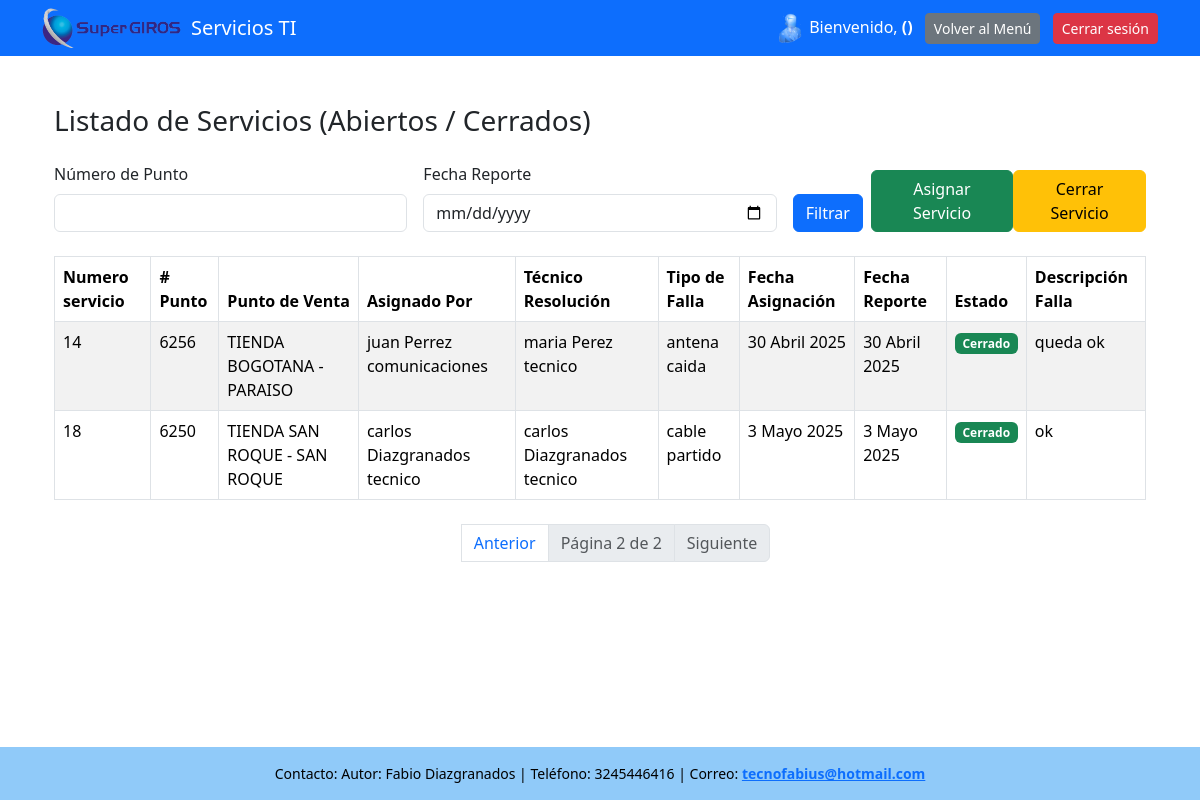
Before: /servicios/?page=2 (signed in) with the older database file.
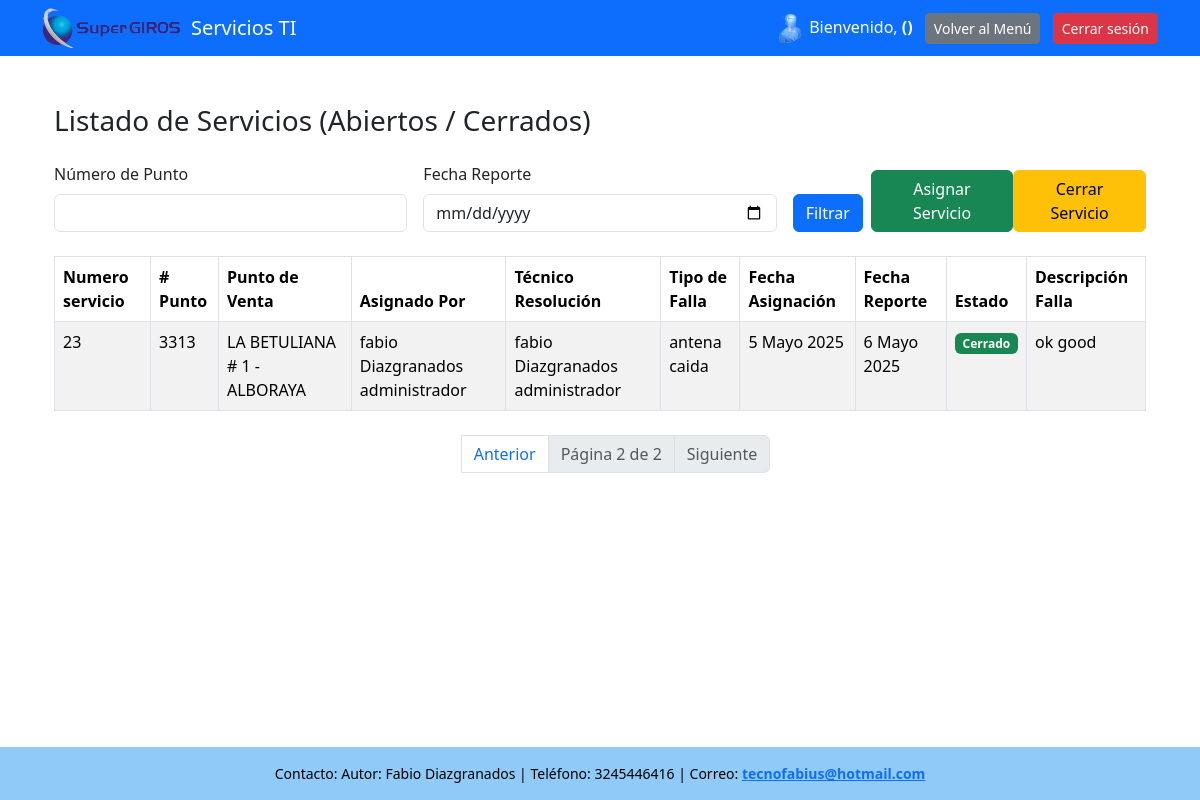
After: the same page with the newer database file.
### servicios_ti/models.py (models this page shows, shortened)
class Usuario(models.Model):
    ROLES = [
        ('administrador', 'Administrador'),
        ('tecnico', 'Técnico'),
        ('comunicaciones', 'Comunicaciones')
    ]
    nombre_usuario= models.CharField(max_length=100)
    apellido = models.CharField(max_length=100)
    rol = models.CharField(max_length=50, choices=ROLES)
    password_usuario = models.CharField(max_length=20)
    email = models.EmailField('correo electrónico', unique=True)
    USERNAME_FIELD = 'nombre_usuario'
    REQUIRED_FIELDS = ['username', 'nombre_completo', 'rol']
    def __str__(self):
        return f"{self.nombre_usuario} {self.apellido} {self.rol}"

class PuntoVenta(models.Model):
    objects = None
    MODALIDAD = [
        ('local', 'Local'),
        ('compumovil', 'Compumovil'),
    ]
    numero_punto = models.PositiveIntegerField(unique=True)
    nombre = models.CharField(max_length=255)
    direccion = models.CharField(max_length=255)
    modalidad = models.CharField(max_length=25, choices=MODALIDAD)
    rango_valor = models.PositiveIntegerField()
    zona = models.ForeignKey(Zona, on_delete=models.CASCADE)  # Relación nueva con Zona

class AsignacionServicio(models.Model):
    ESTADO = [
        ('pendiente', 'Pendiente'),
        ('finalizado', 'Finalizado'),
    ]
    TIPOFALLA = [
        ('cable partido', 'Cable partido'),
        ('perdida de conexion', 'Pérdida de conexión'),
        ('antena caida', 'Antena caída'),
        ('instalacion de antena', 'Instalación de antena'),
        ('reubicacion de caja', 'Reubicación de caja'),
        ('desmonte dispositivos', 'Desmonte dispositivos'),
        ('inventario', 'Inventario')
    ]
    punto_venta = models.ForeignKey(PuntoVenta, on_delete=models.CASCADE)
    tecnico = models.ForeignKey(
        Usuario,
        on_delete=models.CASCADE,
        limit_choices_to=Q(rol='tecnico') | Q(rol='comunicaciones') | Q(rol='administrador')
    )
    tipo_falla = models.CharField(max_length=255, choices=TIPOFALLA)
    telefono = models.CharField(max_length=15)
    fecha_asignacion = models.DateField()
    estado = models.CharField(max_length=20, choices=ESTADO, default='pendiente')

class ReporteFalla(models.Model):
    asignacion_servicio = models.ForeignKey(AsignacionServicio, on_delete=models.CASCADE)
    descripcion_falla = models.TextField()
    fecha_reporte = models.DateField(auto_now_add=True)
    fecha_resolucion = models.DateField(null=True, blank=True)
    tecnico_resolucion = models.ForeignKey(
        Usuario,
        on_delete=models.CASCADE,
        limit_choices_to=Q(rol='tecnico') | Q(rol='comunicaciones') | Q(rol='administrador')
    )
    estado = models.CharField(max_length=20, choices=[('pendiente', 'Pendiente'), ('resuelto', 'Resuelto')], default='pendiente')

### servicios_ti/views.py (the view)
# urls.py: path('servicios/', views.listar_servicios_estado, name='listar_servicios'),
def listar_servicios_estado(request):
    if 'usuario_id' not in request.session:
        return redirect('login')
    numero_punto = request.GET.get('numero_punto')
    fecha_report = request.GET.get('fecha_report')
    asignaciones = AsignacionServicio.objects.select_related('punto_venta', 'tecnico')
    servicios = []
    for asignacion in asignaciones:
        reporte = ReporteFalla.objects.filter(asignacion_servicio=asignacion).first()
        estado = 'Abierto'
        if reporte and reporte.estado == 'resuelto':
            estado = 'Cerrado'
        item = {
            'numero_punto': asignacion.punto_venta.numero_punto,
            'id': asignacion.id,
            'punto_venta': asignacion.punto_venta.nombre,
            'tecnico_asignado': f"{asignacion.tecnico}",
            'tipo_falla': asignacion.tipo_falla,
            'fecha_asignacion': asignacion.fecha_asignacion,
            'estado': estado,
            'descripcion': reporte.descripcion_falla if reporte else '',
            'tecnico_resolucion': reporte.tecnico_resolucion if reporte else '',
            'fecha_report': reporte.fecha_reporte if reporte else '',
        }
        if numero_punto and str(asignacion.punto_venta.numero_punto) != numero_punto:
            continue
        if fecha_report and (not reporte or str(reporte.fecha_reporte) != fecha_report):
            continue
        servicios.append(item)
    paginator = Paginator(servicios, 7)
    page_number = request.GET.get('page')
    page_obj = paginator.get_page(page_number)
    return render(request, 'listar_servicios.html', {
        'page_obj': page_obj
    })

### servicios_ti/templates/listar_servicios.html (shortened to what this page needs)
{% extends 'base.html' %}
{% block content %}
<div class="container mt-4">
    <h3 class="mb-4">Listado de Servicios (Abiertos / Cerrados)</h3>
    <form method="get" class="row g-3 mb-4">
        <div class="col-md-4">
            <label for="numero_punto" class="form-label">Número de Punto</label>
            <input type="text" name="numero_punto" id="numero_punto" class="form-control"
                   value="{{ request.GET.numero_punto }}">
        </div>
        <div class="col-md-4">
            <label for="fecha_report" class="form-label">Fecha Reporte</label>
            <input type="date" name="fecha_report" id="fecha_report" class="form-control"
                   value="{{ request.GET.fecha_report }}">
        </div>
        <div class="col-md-4 d-flex align-items-end justify-content-between">
            <button type="submit" class="btn btn-primary me-2">Filtrar</button>
            <a href="{% url 'asignar_servicio' %}" class="btn btn-success">Asignar Servicio</a>
            <a href="{% url 'cerrar_servicio' %}" class="btn btn-warning">Cerrar Servicio</a>
        </div>
    </form>
    <table class="table table-bordered table-striped">
        <thead>
        <tr>
            <th>Numero servicio</th>
            <th># Punto</th>
            <th>Punto de Venta</th>
            <th>Asignado Por</th>
            <th>Técnico Resolución</th>
            <th>Tipo de Falla</th>
            <th>Fecha Asignación</th>
            <th>Fecha Reporte</th>
            <th>Estado</th>
            <th>Descripción Falla</th>
        </tr>
        </thead>
        <tbody>
        {% for servicio in page_obj %}
        <tr>
            <td>{{servicio.id}}</td>
            <td>{{ servicio.numero_punto }}</td>
            <td>{{ servicio.punto_venta }}</td>
            <td>{{ servicio.tecnico_asignado }}</td>
            <td>{{ servicio.tecnico_resolucion }}</td>
            <td>{{ servicio.tipo_falla }}</td>
            <td>{{ servicio.fecha_asignacion }}</td>
            <td>{{ servicio.fecha_report }}</td>
            <td>
                    <span class="badge {% if servicio.estado == 'Cerrado' %}bg-success{% else %}bg-warning{% endif %}">
                        {{ servicio.estado }}
                    </span>
            </td>
            <td>{{ servicio.descripcion }}</td>
        </tr>
        {% empty %}
        <tr>
            <td colspan="9" class="text-center">No hay servicios disponibles.</td>
        </tr>
        {% endfor %}
        </tbody>
    </table>
    <div class="d-flex justify-content-center mt-4">
        <nav>
            <ul class="pagination justify-content-center mb-0">
                <ul>
                </ul>
                {% if page_obj.has_previous %}
                <li class="page-item">
                    <a class="page-link"
                       href="?page={{ page_obj.previous_page_number }}">Anterior</a>
                </li>
                {% else %}
                <li class="page-item disabled"><span class="page-link">Anterior</span></li>
                {% endif %}
                <li class="page-item disabled">
                    <span class="page-link">Página {{ page_obj.number }} de {{ page_obj.paginator.num_pages }}</span>
                </li>
                {% if page_obj.has_next %}
                <li class="page-item">
                    <a class="page-link"
                       href="?page={{ page_obj.next_page_number }}{% if request.GET.numero_punto %}&numero_punto={{ request.GET.numero_punto }}{% endif %}{% if request.GET.fecha_report %}&fecha_report={{ request.GET.fecha_report }}{% endif %}">Siguiente</a>
                </li>
                {% else %}
                <li class="page-item disabled"><span class="page-link">Siguiente</span></li>
                {% endif %}
            </ul>
        </nav>
    </div>
</div>
{% endblock %}

Changed rows visible on the page:
removed Usuario: id "14", numero_punto "6256", punto_venta "TIENDA BOGOTANA - PARAISO", tecnico_asignado "juan Perrez comunicaciones", tecnico_resolucion "maria Perez tecnico", tipo_falla "antena caida", fecha_asignacion "30 Abril 2025", fecha_report "30 Abril 2025", estado "Cerrado", descripcion "queda ok"
no longer on this page (row unchanged): Usuario: id "18", numero_punto "6250", punto_venta "TIENDA SAN ROQUE - SAN ROQUE", tecnico_asignado "carlos Diazgranados tecnico", tecnico_resolucion "carlos Diazgranados tecnico", tipo_falla "cable partido", fecha_asignacion "3 Mayo 2025", fecha_report "3 Mayo 2025", estado "Cerrado", descripcion "ok"
added Usuario: id "23", numero_punto "3313", punto_venta "LA BETULIANA # 1 - ALBORAYA", tecnico_asignado "fabio Diazgranados administrador", tecnico_resolucion "fabio Diazgranados administrador", tipo_falla "antena caida", fecha_asignacion "5 Mayo 2025", fecha_report "6 Mayo 2025", estado "Cerrado", descripcion "ok good"
